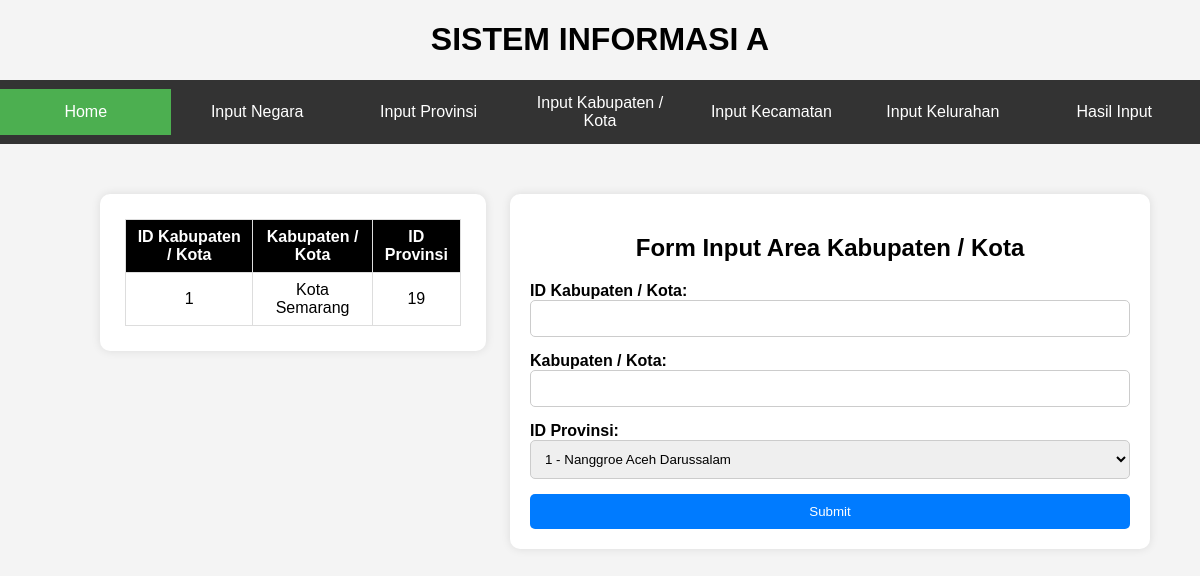
Page /inputkabkota.php on the committed database.
### tables this page shows
CREATE TABLE `areakabkota` (
  `Id_KabKota` int(11) NOT NULL,
  `KabKota` varchar(100) NOT NULL,
  `Id_Provinsi` int(10) NOT NULL
);

### inputkabkota.php (the view, shortened to what this page needs)
<!DOCTYPE html>
<html lang="en">
<head>
</head>
<body>
<h1 align="center">SISTEM INFORMASI A</h1>
<div class="navbar">
    <a href="index.php" class="active">Home</a>
    <a href="inputnegara.php">Input Negara</a>
    <a href="inputprov.php">Input Provinsi</a>
    <a href="inputkabkota.php">Input Kabupaten / Kota</a>
    <a href="inputkeca.php">Input Kecamatan</a>
    <a href="inputkelu.php">Input Kelurahan</a>
    <a href="input.php">Hasil Input</a>
</div>
<div class="container">
    <h2>Form Input Area Kabupaten / Kota</h2>
    <form action="../sia/process/process_kabkota.php" method="post">
        <div>
            <label for="id_kabkota">ID Kabupaten / Kota:</label>
            <input type="text" id="id_kabkota" name="id_kabkota" required>
        </div>
        <div>
            <label for="kabkota">Kabupaten / Kota:</label>
            <input type="text" id="kabkota" name="kabkota" required>
        </div>
        <div>
            <label for="id_provinsi">ID Provinsi:</label>
            <select id="id_provinsi" name="id_provinsi" required>
                <?php
                $servername = "localhost";
                $username = "root";
                $password = "";
                $dbname = "sia";
                $conn = new mysqli($servername, $username, $password, $dbname);
                $sql = "SELECT id_provinsi, provinsi FROM areaprovinsi";
                $result = $conn->query($sql);
                if ($result && $result->num_rows > 0) {
                    while ($row = $result->fetch_assoc()) {
                        echo "<option value='" . $row["id_provinsi"] . "'>" . $row["id_provinsi"] . " - " . $row["provinsi"] . "</option>";
                    }
                } else {
                    echo "<option value=''>Tidak ada provinsi tersedia</option>";
                }
                ?>
            </select>
        </div>
        <button type="submit">Submit</button>
    </form>
</div>
<div class="hasilinput">
    <table>
        <thead>
            <tr>
                <th>ID Kabupaten / Kota</th>
                <th>Kabupaten / Kota</th>
                <th>ID Provinsi</th>
            </tr>
        </thead>
        <tbody>
            <?php
            $servername = "localhost";
            $username = "root";
            $password = "";
            $dbname = "sia";
            $conn = new mysqli($servername, $username, $password, $dbname);
            $sql = "SELECT id_kabkota, kabkota, id_provinsi FROM areakabkota";
            $result = $conn->query($sql);
            if ($result && $result->num_rows > 0) {
                while ($row = $result->fetch_assoc()) {
                    echo "<tr>";
                    echo "<td class='id-kabkota'>" . $row["id_kabkota"] . "</td>";
                    echo "<td class='kabkota'>" . $row["kabkota"] . "</td>";
                    echo "<td class='id-provinsi'>" . $row["id_provinsi"] . "</td>";
                    echo "</tr>";
                }
            } else {
                echo "<tr><td colspan='3'>Tidak ada hasil input kabkota.</td></tr>";
            }
            ?>
        </tbody>
    </table>
</div>
</body>
</html>

### inputkabkota.php (style rules this page uses)
h1 { justify-content: center; align-items: center; position: top; display: flex; }
body { font-family: Arial, sans-serif, bold; margin: 0; padding: 0; background-color: #f4f4f4; justify-content: center; align-items: center; }
.container { width: 80%; max-width: 600px; padding: 20px; background-color: #fff; border-radius: 10px; box-shadow: 0 0 10px rgba(0, 0, 0, 0.1); text-align: center; float: right; margin-top: 50px; margin-right: 50px; overflow: auto; content: auto; }
.hasilinput { width: 28%; padding: 25px; background-color: #fff; border-radius: 10px; box-shadow: 0 0 10px rgba(0, 0, 0, 0.1); float: left; margin-right: 1%; overflow-y: auto; max-height: 440px; margin-top: 50px; margin-left: 100px; }
h2 { text-align: center; }
form { margin-top: 20px; }
form div { margin-bottom: 15px; }
label { display: block; font-weight: bold; text-align: left; }
input[type="text"], select { width: 100%; padding: 10px; border: 1px solid #ccc; border-radius: 5px; box-sizing: border-box; }
button[type="submit"] { display: block; width: 100%; padding: 10px; background-color: #007bff; color: #fff; border: none; border-radius: 5px; cursor: pointer; }
.navbar { background-color: #333; overflow: hidden; text-align: center; display: flex; justify-content: center; align-items: center; flex-wrap: wrap; }
.navbar a { display: block; color: #fff; text-align: center; padding: 14px 20px; text-decoration: none; flex: 1; max-width: 150px; }
.navbar a.active { background-color: #4CAF50; color: white; }
table { border-collapse: collapse; width: 100%; }
th, td { border: 1px solid #ddd; padding: 8px; text-align: center; }
th { background-color: black; color: white; position: sticky; top: 0; z-index: 2; }
.id-provinsi, .provinsi .id-negara { color: black; }

### rows in the picture
areakabkota: Id_KabKota "1", KabKota "Kota Semarang", Id_Provinsi "19"

### other values in the picture
form field id_provinsi "1 - Nanggroe Aceh Darussalam"
